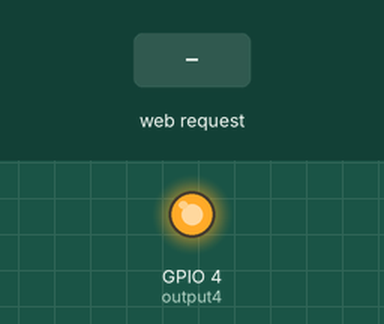
This program was run on a simulated ESP32. On the bench: output pins drawn as LEDs (lit = HIGH). Inputs (shaded band) come from the test bench. What the program prints to the serial monitor is not drawn.

Above: at 1.2 s.
1.3 s: HTTP request GET /4/off received
At 1.9 s:
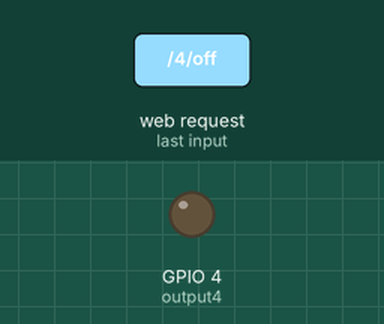
2.8 s: HTTP request GET /4/on received
At 4.0 s:
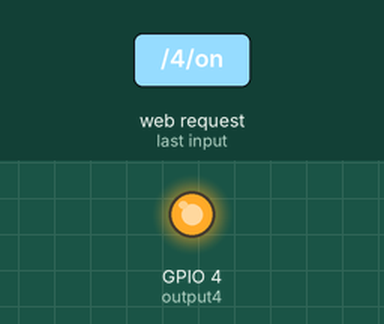
4.3 s: HTTP request GET /4/reboot received
At 5.3 s:
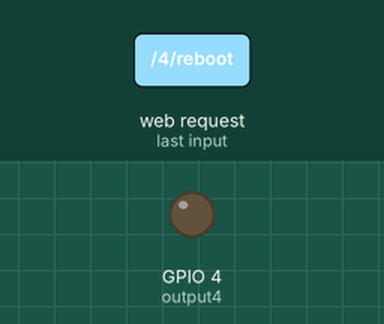
Timing chart, 0 to 8.8 s (numbered marks = the images above; inputs shaded):
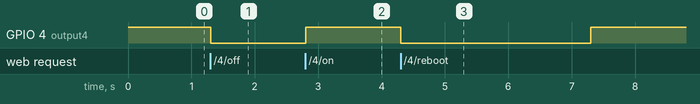

The program:

main.cpp
```cpp
/*********
  Royyan Dzakiy - Smart Terminal Project
  adapted from https://randomnerdtutorials.com
*********/

// Load Wi-Fi library
#include <WiFi.h>

// Replace with your network credentials
const char* ssid     = "Inventor's Smart Terminal";
const char* password = "123456789";

// Set web server port number to 80
WiFiServer server(80);

// Variable to store the HTTP request
String header;

// Auxiliar variables to store the current output state
String output4State = "on";

// Assign output variables to GPIO pins
const int output4 = 4;

void setup() {
  Serial.begin(115200);
  // Initialize the output variables as outputs
  pinMode(output4, OUTPUT);
  // Set outputs to HIGH
  digitalWrite(output4, HIGH);

  // Connect to Wi-Fi network with SSID and password
  Serial.print("Setting AP (Access Point)…");
  // Remove the password parameter, if you want the AP (Access Point) to be open
  WiFi.softAP(ssid, password);

  IPAddress IP = WiFi.softAPIP();
  Serial.print("AP IP address: ");
  Serial.println(IP);

  server.begin();
}

void loop(){
  WiFiClient client = server.available();   // Listen for incoming clients

  if (client) {                             // If a new client connects,
    Serial.println("New Client.");          // print a message out in the serial port
    String currentLine = "";                // make a String to hold incoming data from the client
    while (client.connected()) {            // loop while the client's connected
      if (client.available()) {             // if there's bytes to read from the client,
        char c = client.read();             // read a byte, then
        Serial.write(c);                    // print it out the serial monitor
        header += c;
        if (c == '\n') {                    // if the byte is a newline character
          // if the current line is blank, you got two newline characters in a row.
          // that's the end of the client HTTP request, so send a response:
          if (currentLine.length() == 0) {
            // HTTP headers always start with a response code (e.g. HTTP/1.1 200 OK)
            // and a content-type so the client knows what's coming, then a blank line:
            client.println("HTTP/1.1 200 OK");
            client.println("Content-type:text/html");
            client.println("Connection: close");
            client.println();

            // turns the GPIOs on and off
            if (header.indexOf("GET /4/on") >= 0) {
              Serial.println("GPIO 4 on");
              output4State = "on";
              digitalWrite(output4, HIGH);
            } else if (header.indexOf("GET /4/off") >= 0) {
              Serial.println("GPIO 4 off");
              output4State = "off";
              digitalWrite(output4, LOW);
            } else if (header.indexOf("GET /4/reboot") >= 0) {
              Serial.println("GPIO 4 off");
              output4State = "off";
              digitalWrite(output4, LOW);

              delay(3000);

              Serial.println("GPIO 4 on");
              output4State = "on";
              digitalWrite(output4, HIGH);
            }

            // Display the HTML web page
            client.println("<!DOCTYPE html><html>");
            client.println("<head><meta name=\"viewport\" content=\"width=device-width, initial-scale=1\">");
            client.println("<link rel=\"icon\" href=\"data:,\">");
            // CSS to style the on/off buttons
            // Feel free to change the background-color and font-size attributes to fit your preferences
            client.println("<style>html { font-family: Helvetica; display: inline-block; margin: 0px auto; text-align: center;}");
            client.println(".button { background-color: #555555; border: none; color: white; padding: 16px 40px;");
            client.println("text-decoration: none; font-size: 30px; margin: 2px; cursor: pointer;}");
            client.println(".button2 {background-color: #4CAF50;}</style></head>");

            // Web Page Heading
            client.println("<body><h1>Inventor's Smart Terminal</h1>");

            // Display current state, and ON/OFF buttons for GPIO 4
            client.println("<p>Terminal - State " + output4State + "</p>");
            // If the output4State is off, it displays the ON button
            if (output4State=="on") {
              client.println("<p><a href=\"/4/off\"><button class=\"button button2\">ON</button></a></p>");
            } else if (output4State=="off") {
              client.println("<p><a href=\"/4/on\"><button class=\"button\">OFF</button></a></p>");
            }

            client.println("</body></html>");

            // The HTTP response ends with another blank line
            client.println();
            // Break out of the while loop
            break;
          } else { // if you got a newline, then clear currentLine
            currentLine = "";
          }
        } else if (c != '\r') {  // if you got anything else but a carriage return character,
          currentLine += c;      // add it to the end of the currentLine
        }
      }
    }
    // Clear the header variable
    header = "";
    // Close the connection
    client.stop();
    Serial.println("Client disconnected.");
    Serial.println("");
  }
}
```

Measured:
- after the input at 1.3 s, GPIO 4 (output4): HIGH → LOW at once
- after the input at 2.8 s, GPIO 4 (output4): LOW → HIGH at once
- after the input at 4.3 s, GPIO 4 (output4): HIGH → LOW at once, → HIGH 3.0 s later
